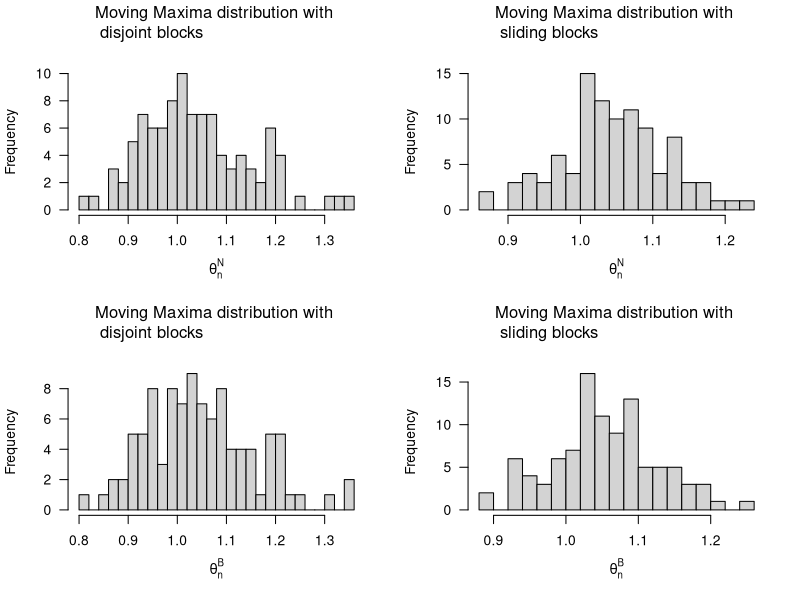

Write R code to recreate this figure. (Note: this script raises an error after producing the figure.)
#Estimating theta
#Fill in lines 6,7,8,9,10 and distributions line 17-18

n = 5000
#Optimal block lengths
b1 = 
b1s = 
b2 = 
b2s = 
est =  #true value of theta
q = 100 #times of estimate theta
theta1 <- rep(NA, q)
theta2 <- rep(NA, q)
theta1s <- rep(NA, q)
theta2s <- rep(NA, q)
for (d in 1:q){
  #Distribution
  X = runif(n)
  #Disjunct blocks N
  k = n/b1 #amount of blocks
  M <- rep(NA,k)
  for (i in 1:k){
    M[i] = max(X[(1+((i-1)*b1)):(i*b1)])
  }
  Fn <- ecdf(X)
  Fhat = Fn(M)
  Nhat = Fhat
  Yhat = -b1*log(Nhat)
  theta1[d] = ((1/k)*sum(Yhat))^(-1)
  
  #Disjunct blocks B
  k = n/b2 #amount of blocks
  M <- rep(NA,k)
  for (i in 1:k){
    M[i] = max(X[(1+((i-1)*b2)):(i*b2)])
  }
  Fn <- ecdf(X)
  Fhat = Fn(M)
  Nhat = Fhat
  Zhat = b2*(1-Nhat)
  theta2[d] = ((1/k)*sum(Zhat))^(-1)
  
  #Sliding blocks 1
  Ms <- rep(NA,n-b1s+1)
  for (is in 1:(n-b1s+1)){
    Ms[is] = max(X[is:(is+b1s-1)])
    }
  Fns <- ecdf(X)
  Fhats = Fns(Ms)
  Nhats = Fhats
  Yhats = -b1s*log(Nhats)
  theta1s[d] = ((1/(n-b1s+1))*sum(Yhats))^(-1)
  
  #Sliding blocks 2
  Ms <- rep(NA,n-b2s+1)
  for (is in 1:(n-b2s+1)){
    Ms[is] = max(X[is:(is+b2s-1)])
  }
  Fns <- ecdf(X)
  Fhats = Fns(Ms)
  Nhats = Fhats
  Zhats = b2s*(1-Nhats)
  theta2s[d] = ((1/(n-b2s+1))*sum(Zhats))^(-1)
}


par(mfrow=c(2,2))
hist(theta1, las=1, breaks=20, xlab=expression(theta[n]^N), main=expression(paste("Moving Maxima distribution with \n disjoint blocks")))
abline(v=est, lwd=3)
hist(theta1s, las=1, breaks=20, xlab=expression(theta[n]^N), main=expression(paste("Moving Maxima distribution with \n sliding blocks")))
abline(v=est, lwd=3)
hist(theta2, las=1, breaks=20, xlab=expression(theta[n]^B), main=expression(paste("Moving Maxima distribution with \n disjoint blocks")))
abline(v=est, lwd=3)
hist(theta2s, las=1, breaks=20, xlab=expression(theta[n]^B), main=expression(paste("Moving Maxima distribution with \n sliding blocks")))
abline(v=est, lwd=3)
mean(theta1)
mean(theta1s)
mean(theta2)
mean(theta2s)
mse(theta1,est)
mse(theta1s,est)
mse(theta2,est)
mse(theta2s,est)
       
